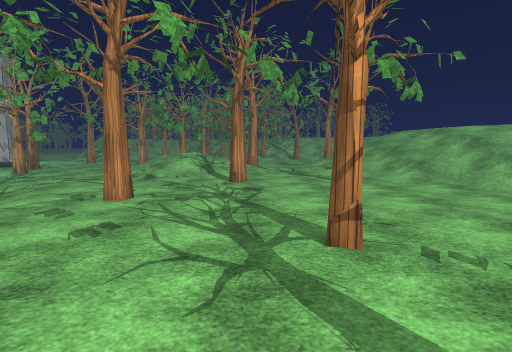
[1] (above)

24 first-person views from a walk through a Unity game level. The camera is 1.5 m above the floor, tilts 6° down and sees 85° across. The floor is counted in squares, 1 m on a side. Each view is taken from the middle of a square. On the plan, view 1 faces up. The plan holds only what a view shows up to about 14 squares ahead; the rest is blank. The place goes on beyond the plan. The player character is not drawn. Some animated figures are not drawn. Door leaves are left out, so doorways stand open. Some surface patterns are stand-ins.

[2]
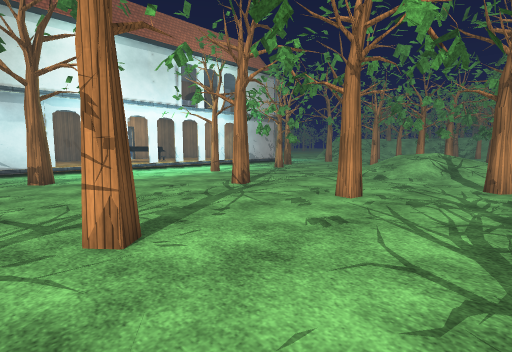

[3]
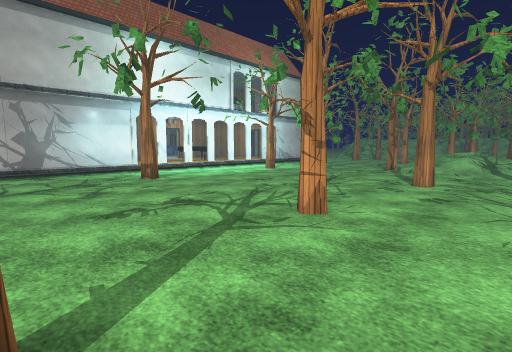

[4]
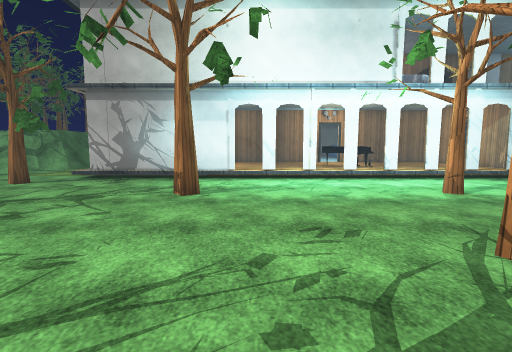

[5]
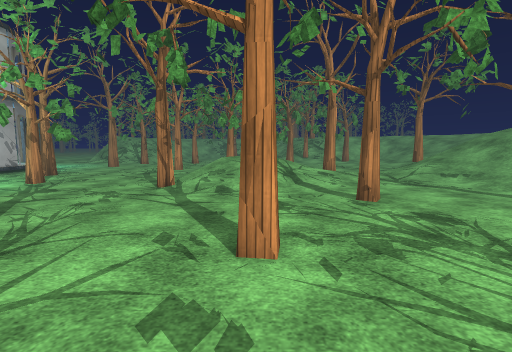

[6]
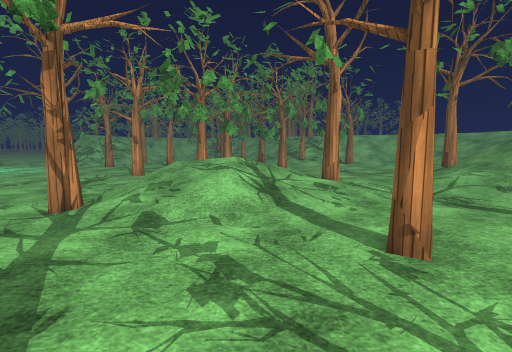

[7]
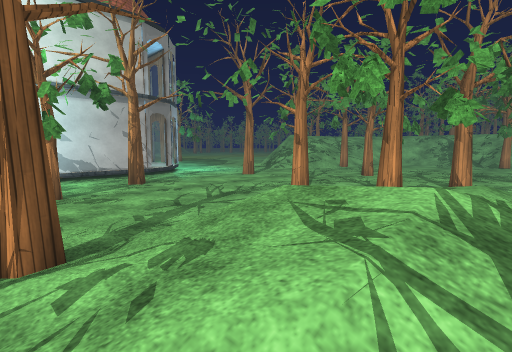

[8]
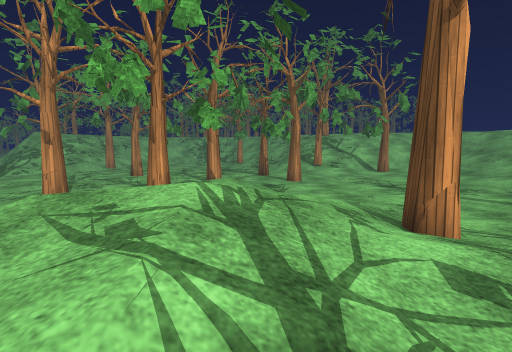

[9]
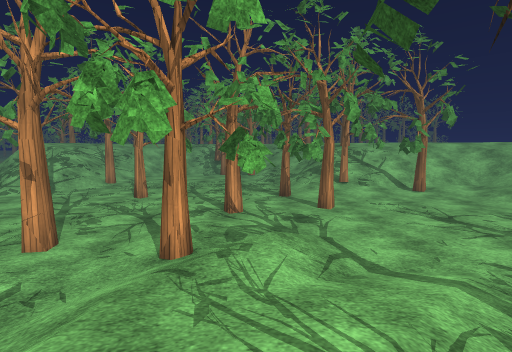

[10]
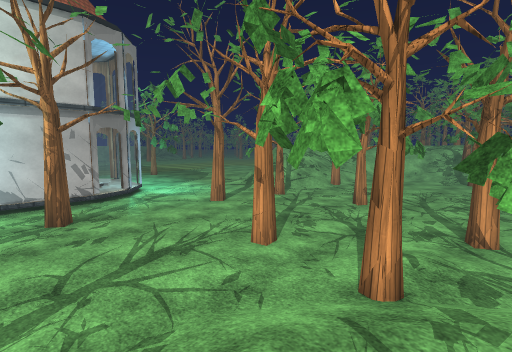

[11]
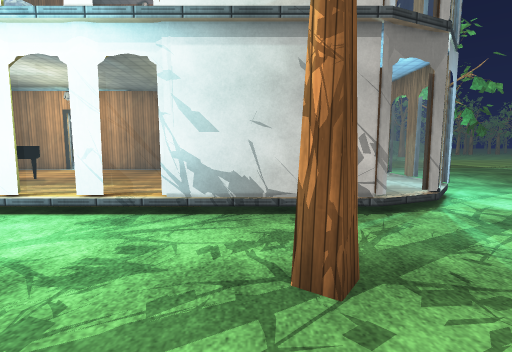

[12]
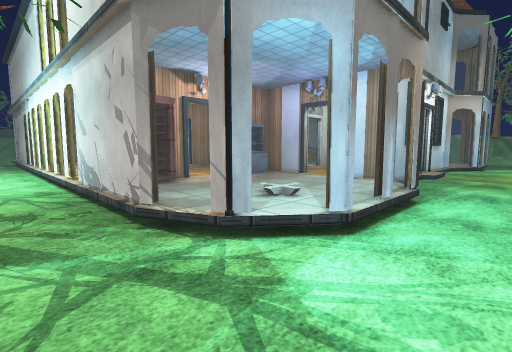

[13]
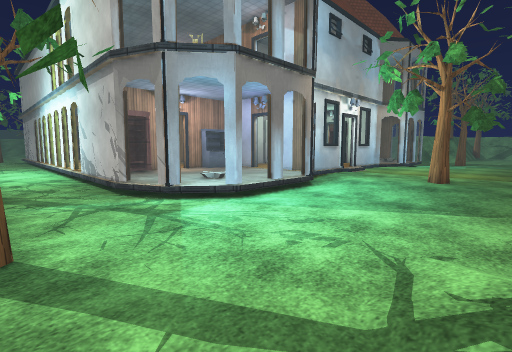

[14]
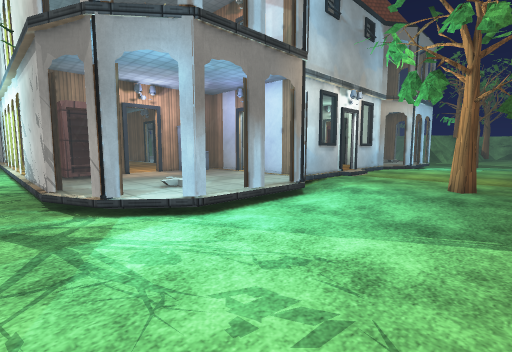

[15]
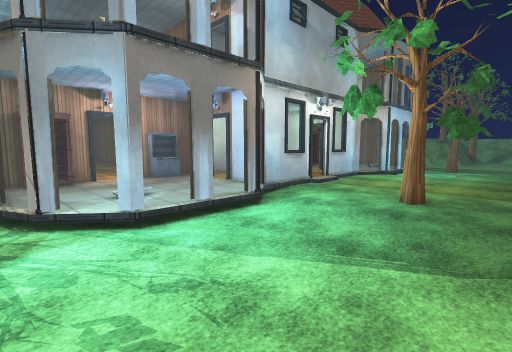

[16]
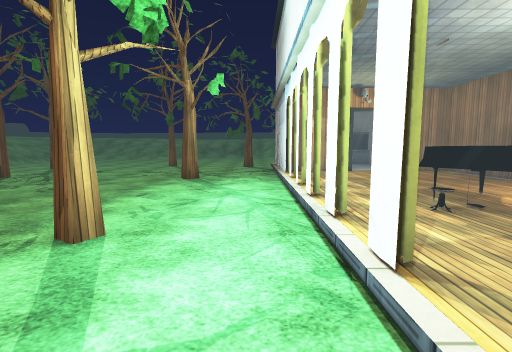

[17]
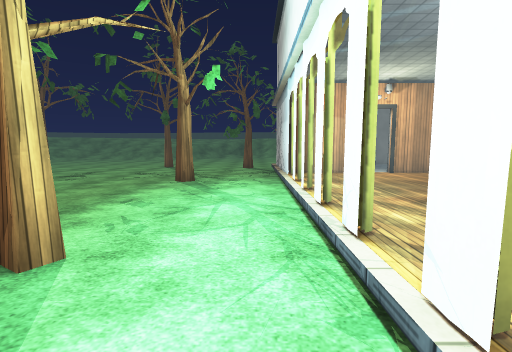

[18]
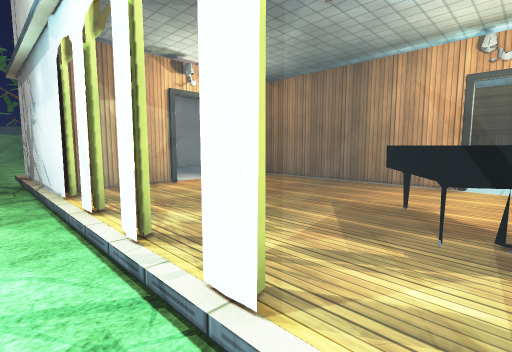

[19]
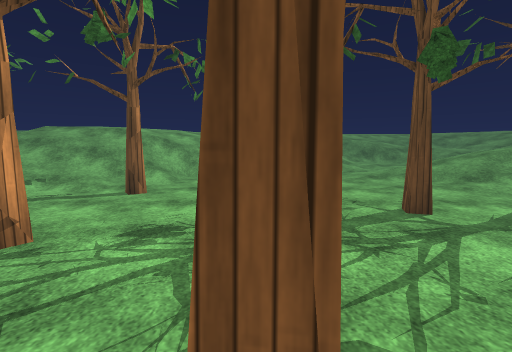

[20]
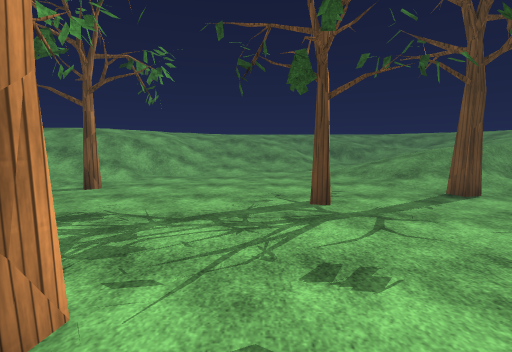

[21]
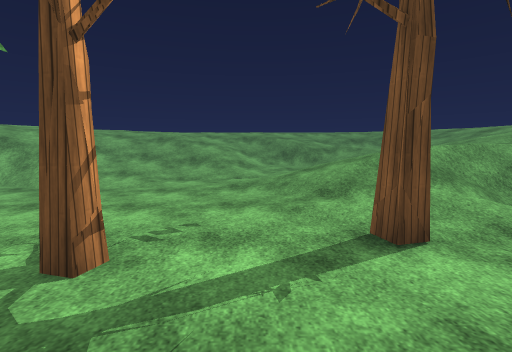

[22]
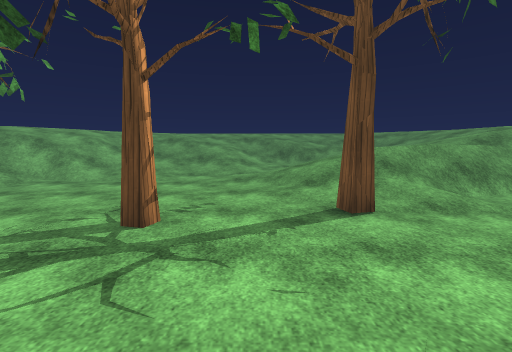

[23]
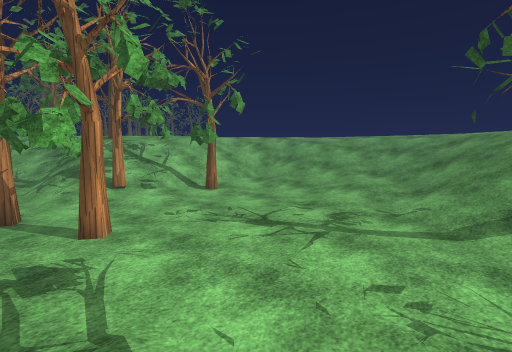

[24]
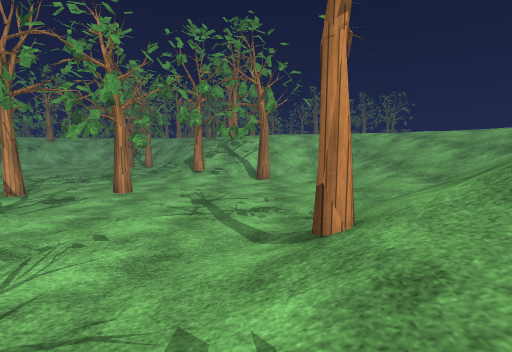

### Floor plan
Key: @ floor where view 1 was taken; # wall or solid block; x gap in a wall; . main floor; : floor 0.25 m higher than the main floor; + floor 0.5 m higher than the main floor; * floor 0.75 m higher than the main floor; / step, stairs or slope; D open door; = window, fence, low wall or low ledge; T thing the floor can be seen under or through; O other object.
Columns run from 31 left of view 1 to 11 right of it. Each row starts with its distance up from view 1.
 30   ::::::....////......  ....##..:  ##::////
 29 ::::  :...............#....... ... .../////
 28 ::::x::.........  ..................../////
 27 ::::::: .................... x#.......:////
 26 :::::::...................#.........../////
 25 :::::::.........#............ .......:/+///
 24 ::::::#O=T=T............./:.........../////
 23 #DD=##=   #=T............::.//.......//////
 22  ######:::: O............::///......///////
 21       #:::::==.........../##//....../ /////
 20      # :::::##...........///////.../// /
 19      D ::::::#..#.......//#*////..//// //
 18      #OO::####..........////////:.///////
 17      ##O#D####.......... ///////:.///////
 16         ::   O....# ....////////..///////
 15        ::::: =....# ...../ ///....../////
 14        ::::: O..  ......#////.......///////
 13      D::::::#=...  .................../////
 12      #::::::#O.... ...........#....#../////
 11      #  ::O:#=.........................///
 10     :D ::OOO#O.........................///
  9     :D : OOO#=..........................///
  8      D : O::#=........#....#............///
  7      D::::::#O..........................://
  6      #::::::#=...........................//
  5      #::::::OO............................:
  4      #:::::: =..................#........./
  3      #::::::O#.........................::./
  2      ####D####...#....................// ./
  1              #............#......../:///
  0              #.................@.#//////
 -1              #....................://///
 -2              #....................//////
 -3              #................  ..////
 -4              #.  ...........# .  .////

Where each view was taken, in squares from view 1:
view 1: 0 up, 0 right, facing up
view 2: 0 up, 0 right, facing up-left
view 3: 4 down, 1 left, facing up-left
view 4: 4 up, 5 left, facing left
view 5: 4 up, 4 left, facing up
view 6: 8 up, 3 left, facing up
view 7: 14 up, 3 left, facing up-left
view 8: 14 up, 3 left, facing up
view 9: 16 up, 4 left, facing up
view 10: 17 up, 4 left, facing up-left
view 11: 18 up, 12 left, facing left
view 12: 26 up, 16 left, facing down-left
view 13: 30 up, 15 left, facing down-left
view 14: 29 up, 17 left, facing down-left
view 15: 30 up, 18 left, facing down-left
view 16: 15 up, 17 left, facing down
view 17: 14 up, 17 left, facing down
view 18: 10 up, 17 left, facing down-left
view 19: 8 up, 5 left, facing right
view 20: 6 up, 6 left, facing right
view 21: 2 up, 2 left, facing right
view 22: 2 up, 4 left, facing right
view 23: 20 up, 3 left, facing up-right
view 24: 16 up, 4 right, facing up
